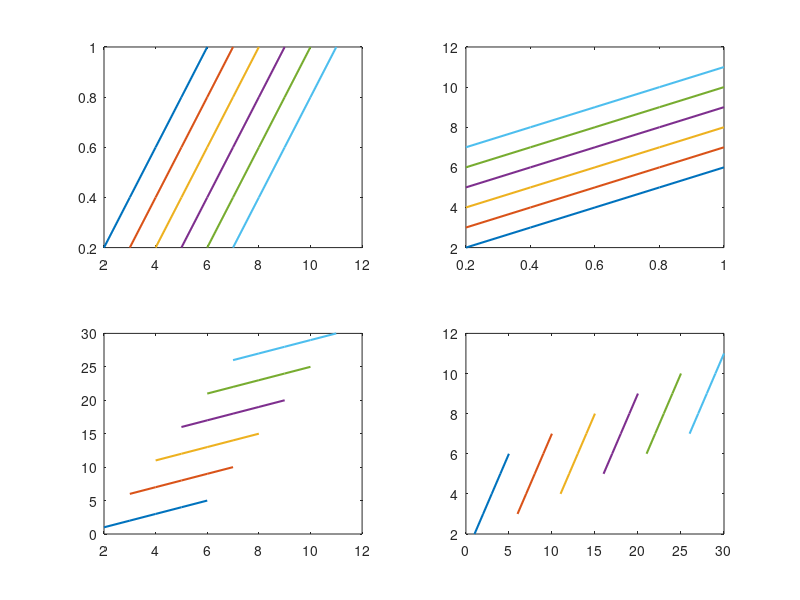

Here is the MATLAB script that generated this plot:
clc,clear,close all

for i = 1:5
    for j = 1:6
        A(i,j) = i + j;
    end
end
x = 0.2:0.2:1;
figure(1);
subplot(2,2,1);
plot(A,x,'LineWidth',1.5);
subplot(2,2,2);
plot(x,A,'LineWidth',1.5);

B = reshape(1:30,5,6);
subplot(2,2,3);
plot(A,B,'LineWidth',1.5);
subplot(2,2,4);
plot(B,A,'LineWidth',1.5);
